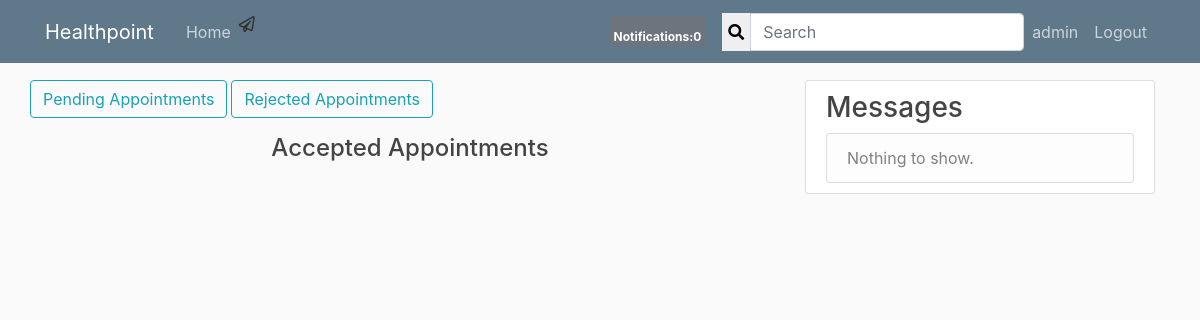
/account/user_profile/1/accepted/appointments/ (signed in), run on an earlier commit of the app's database.
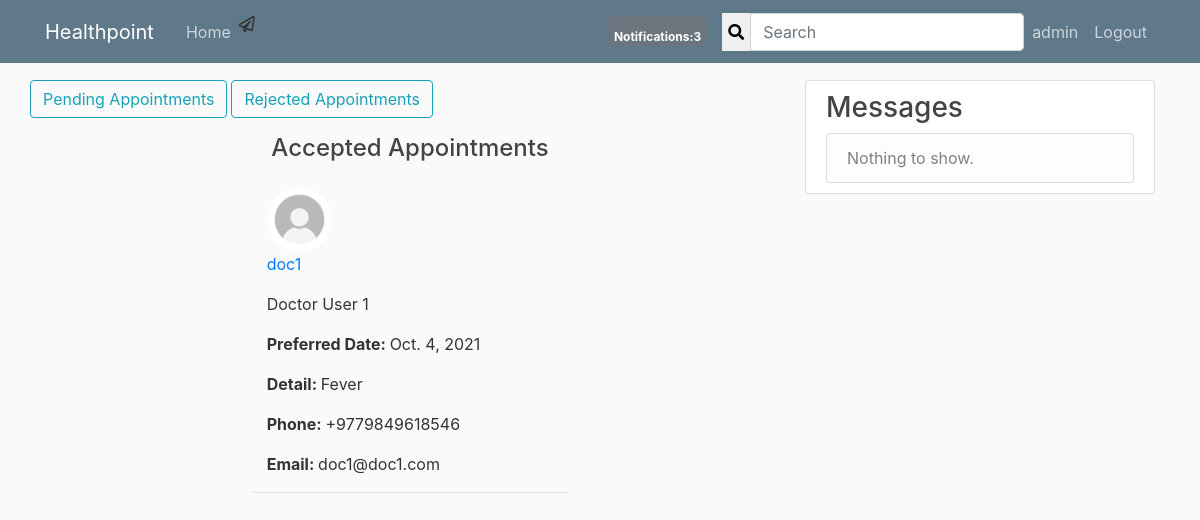
And on a later commit of the database.
### account/models.py (models this page shows, shortened)
class Appointment(models.Model):
	by_user = models.ForeignKey(User, related_name='appointment_by', on_delete=models.CASCADE)
	to_doctor = models.ForeignKey(Doctor, related_name='appointment_to', on_delete=models.CASCADE)
	date = models.DateField()
	detail = models.TextField(null=False, blank=False)
	is_accepted = models.BooleanField(default=False)
	is_rejected = models.BooleanField(default=False)

class Doctor(models.Model):
	user = models.OneToOneField(User, related_name='doctor' ,on_delete=models.CASCADE, primary_key=True)
	college_attended = models.CharField(max_length=200)
	college_address = models.CharField(max_length=200)
	date_graduated = models.DateField(null=True, blank=True)
	certificate_of_graduation = models.ImageField(upload_to='certificates')
	current_affiliation = models.CharField(max_length=200)
	specialization = models.CharField(max_length=100)
	work_phone = PhoneNumberField(blank=True, null=True, unique=True)
	def __str__(self):
		return self.user.user_name

class User(AbstractBaseUser, PermissionsMixin):
	id = models.AutoField(primary_key = True)
	email = models.EmailField(max_length=200, unique=True)
	is_email_verified = models.BooleanField(default=False)
	user_name = models.CharField(max_length=20, unique=True)
	full_name = models.CharField(max_length=100)
	date_joined = models.DateTimeField(default=timezone.now, blank=True)
	is_staff = models.BooleanField(default=False)
	is_active = models.BooleanField(default=True)
	is_doctor = models.BooleanField(default=False)
	is_superuser = models.BooleanField(default=False)
	objects = AccountManager()
	USERNAME_FIELD = 'email'
	REQUIRED_FIELDS = ['user_name', 'full_name']
	def __str__(self):
		return self.user_name

class UserProfile(models.Model):
	user = models.OneToOneField(User, related_name='profile' ,on_delete=models.CASCADE, primary_key=True)
	address = models.CharField(max_length=200, null=True, blank=True)
	profile_pic = models.ImageField(default='default.jpg', upload_to='profile_pics', null=True, blank=True)
	date_of_birth = models.DateField(null=True, blank=True)
	phone = PhoneNumberField(blank=True, null=True, unique=True)
	followers = models.ManyToManyField(User, blank=True, related_name='followers')
	followings = models.ManyToManyField(User, blank=True, related_name='followings')

### account/views.py (the view)
# urls.py: path('user_profile/<int:pk>/accepted/appointments/', views.AcceptedAppointments.as_view(), name='accepted-appointments'),
class AcceptedAppointments(LoginRequiredMixin, View):
	def get(self, request, pk, *args, **kwargs):
		user = request.user
		appointments = Appointment.objects.filter(by_user=user, is_accepted=True)
		context = {
		'appointments' : appointments,
		}
		return render(request, 'account/accepted_appointments.html', context)

### healthpoint/templatetags/custom_tags.py (called while the page is built)
@register.inclusion_tag('healthpoint/show_notifications.html', takes_context=True)
def show_notifications(context):
	request_user = context['request'].user
	notifications = Notification.objects.filter(to_user=request_user).exclude(user_has_seen=True).order_by('-date')
	return {'notifications':notifications}

### account/templates/account/accepted_appointments.html
{% extends "healthpoint/base.html" %}
{% block content %}
        <div class="row justify-content-left">
                <a class="btn btn-outline-info mr-1" href="{% url 'my-requested-appointments' user.pk %}">Pending Appointments</a>
                <a class="btn btn-outline-info" href="{% url 'rejected-appointments' user.pk %}">Rejected Appointments</a>
        </div>
        <div class="row justify-content-center mt-3"><h4>Accepted Appointments</h4></div>
{% for appointment in appointments %}
{% if appointment.is_accepted %}
        <div class="row justify-content-center mt-3">
            <div class="col-md-5 col-sm-12 border-bottom position-relative">
            <img class='rounded-circle article-img' src="{{ appointment.to_doctor.user.profile.profile_pic.url }}">
                <p><a class="mr-2" href="{% url 'user_profile' appointment.to_doctor.user.profile.pk %}">{{ appointment.to_doctor }}</a></p>
                {% if appointment.to_doctor.user.full_name %}
                    <p>{{ appointment.to_doctor.user.full_name }}</p>
                {% endif %}
                {% if appointment.date %}
                    <p><b>Preferred Date: </b>{{ appointment.date }}</p>
                {% endif %}
                {% if appointment.detail %}
                    <p><b>Detail: </b>{{ appointment.detail }}</p>
                {% endif %}
                {% if appointment.to_doctor.work_phone %}
                    <p><b>Phone: </b>{{ appointment.to_doctor.work_phone }}</p>
                {% endif %}
                {% if appointment.to_doctor.user.email %}
                    <p><b>Email: </b>{{ appointment.to_doctor.user.email }}</p>
                {% endif %}
            </div>
        </div>
{% endif %}
{% endfor %}
{% endblock %}

What changed in the data, as far as the page shows it:
added Appointment: to_doctor.user.profile.profile_pic (placeholder picture), to_doctor "doc1", to_doctor.user.full_name "Doctor User 1", date "Oct. 4, 2021", detail "Fever", to_doctor.work_phone "+9779849618546", to_doctor.user.email "doc1@doc1.com"
Also different on the page:
{{ notifications.count }}: "0" → "3"
